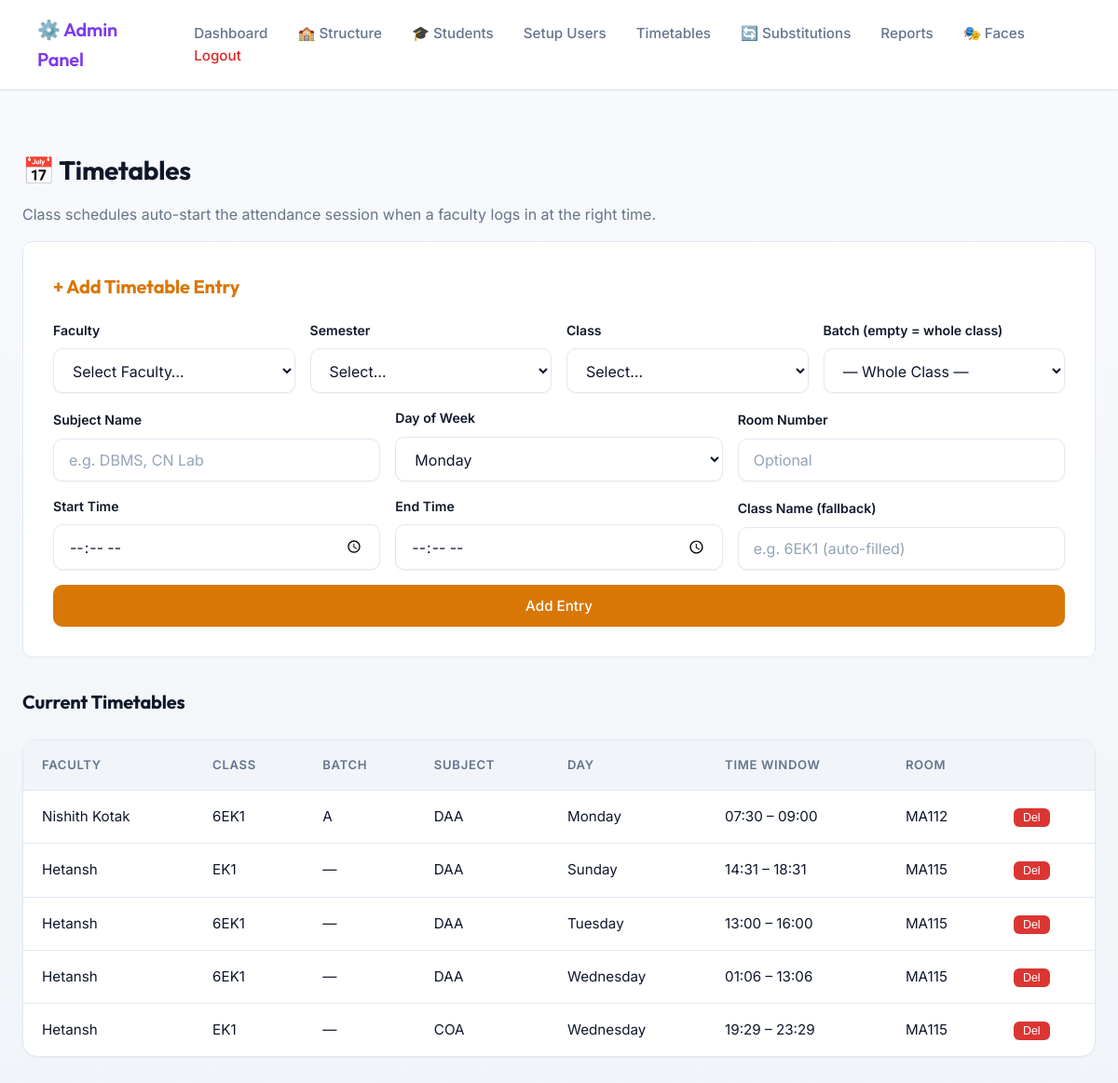
/admin/timetables (signed in), run on an earlier commit of the app's database.
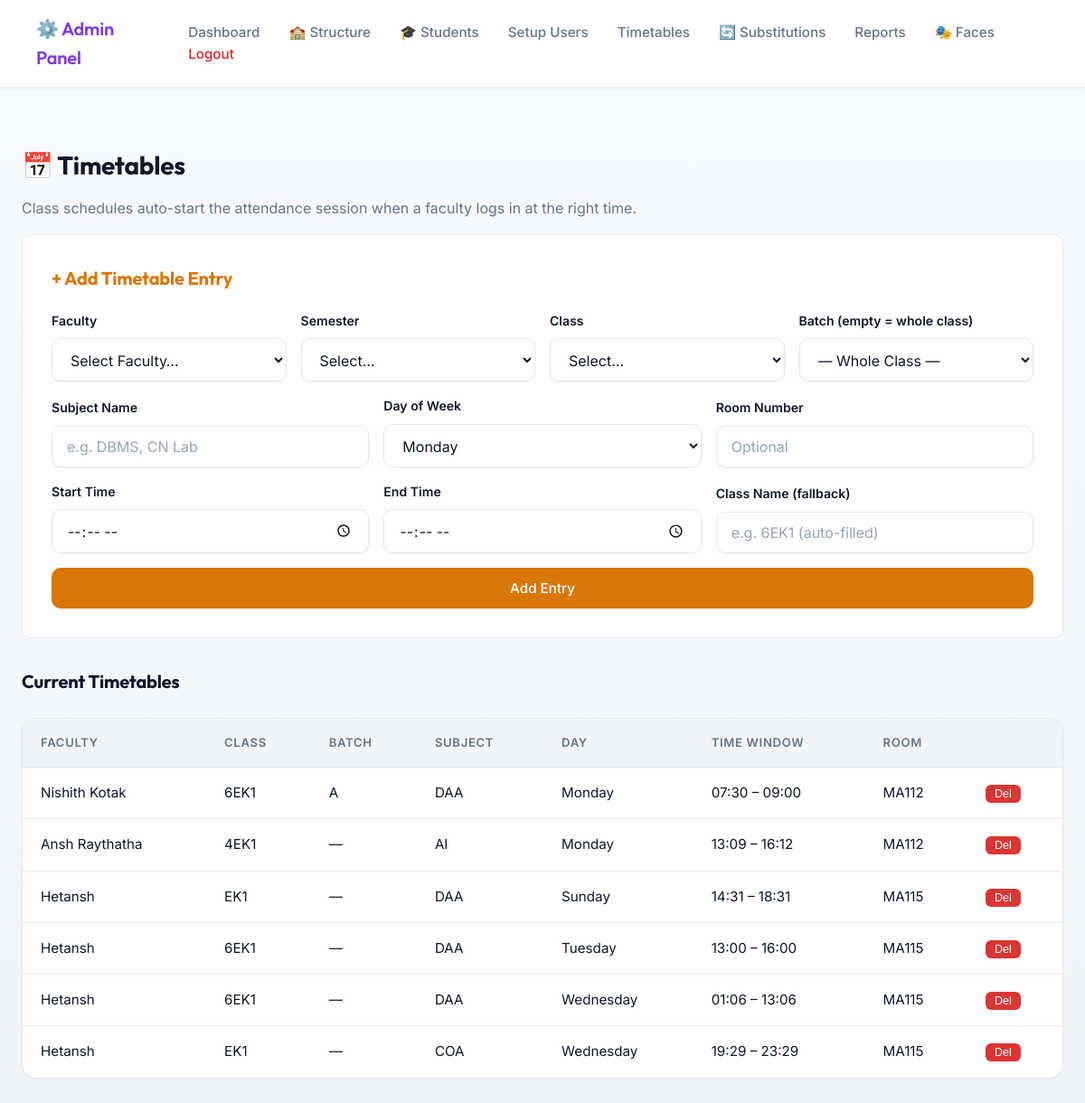
And on a later commit of the database.
### tables this page shows
CREATE TABLE timetables (
                id INTEGER PRIMARY KEY AUTOINCREMENT,
                faculty_id INTEGER NOT NULL,
                class_name TEXT NOT NULL,
                day_of_week TEXT NOT NULL,
                start_time TEXT NOT NULL,
                end_time TEXT NOT NULL,
                room_number TEXT,
                created_at TIMESTAMP DEFAULT CURRENT_TIMESTAMP, class_id INTEGER, batch_id INTEGER, subject_name TEXT,
                FOREIGN KEY (faculty_id) REFERENCES faculties(id)
            );

CREATE TABLE faculties (
                id INTEGER PRIMARY KEY AUTOINCREMENT,
                name TEXT NOT NULL,
                email TEXT UNIQUE NOT NULL,
                department TEXT NOT NULL,
                passcode_hash TEXT NOT NULL,
                created_at TIMESTAMP DEFAULT CURRENT_TIMESTAMP,
                is_active BOOLEAN DEFAULT 1
            );

### app.py (the view)
    def wrap(*args, **kwargs):
        if not session.get("admin_logged_in"):
            return redirect(url_for("admin_login"))
        return f(*args, **kwargs)

### app.py (called while the page is built)
def get_db():
    return Database()

def admin_required(f):
    def wrap(*args, **kwargs):
        if not session.get("admin_logged_in"):
            return redirect(url_for("admin_login"))
        return f(*args, **kwargs)
    wrap.__name__ = f.__name__
    return wrap

### database.py (called while the page is built, shortened)
    def connect(self):
        self.conn   = sqlite3.connect(DB_PATH)
        self.conn.row_factory = sqlite3.Row
        self.cursor = self.conn.cursor()

    def disconnect(self):
        if self.conn:
            self.conn.close()
            self.conn   = None
            self.cursor = None

    def _add_column_if_missing(self, table, column, col_type):
        self.cursor.execute(f"PRAGMA table_info({table})")
        columns = [row[1] for row in self.cursor.fetchall()]

    def get_all_faculties(self):
        self.connect()
        self.cursor.execute('SELECT * FROM faculties WHERE is_active = 1')
        r = self.cursor.fetchall(); self.disconnect(); return r

    def get_all_semesters(self):
        self.connect()
        self.cursor.execute('SELECT * FROM semesters ORDER BY number')
        r = self.cursor.fetchall(); self.disconnect(); return r

### templates/admin_timetables.html (shortened to what the changed rows need)
{% extends "admin_base.html" %}
{% block content %}
<div style="margin-top:1.5rem;">
    <h2>📅 Timetables</h2>
</div>
<div class="table-container">
<table>
    <thead>
        <tr>
            <th>Faculty</th><th>Class</th><th>Batch</th><th>Subject</th>
            <th>Day</th><th>Time Window</th><th>Room</th><th></th>
        </tr>
    </thead>
    <tbody>
        {% for t in timetables %}
        <tr id="ttrow-{{ t.id }}">
            <td>{{ t.faculty_name }}</td>
            <td>{{ t.class_name }}</td>
            <td>{{ t.batch or '—' }}</td>
            <td>{{ t.subject or '—' }}</td>
            <td>{{ t.day }}</td>
            <td>{{ t.start }} – {{ t.end }}</td>
            <td>{{ t.room or 'N/A' }}</td>
            <td>
                <button style="background:#da3633;color:#fff;border:none;border-radius:6px;padding:3px 10px;font-size:0.78rem;cursor:pointer;"
                    onclick="deleteTT({{ t.id }})">Del</button>
            </td>
        </tr>
        {% else %}
        <tr><td colspan="8" style="text-align:center;color:var(--text-muted);">No timetables yet.</td></tr>
        {% endfor %}
    </tbody>
</table>
</div>
{% endblock %}

What changed in the data, as far as the page shows it:
added timetables: faculty_name "Ansh Raythatha", class_name "4EK1", batch "—", subject_name "AI", day "Monday", start "13:09", end "16:12", room_number "MA112"
